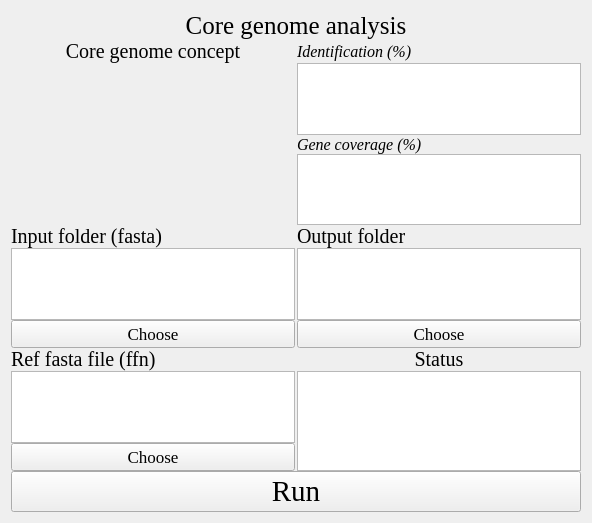
<?xml version="1.0" encoding="UTF-8"?>
<ui version="4.0">
 <class>Form</class>
 <widget class="QWidget" name="Form">
  <property name="geometry">
   <rect>
    <x>0</x>
    <y>0</y>
    <width>592</width>
    <height>523</height>
   </rect>
  </property>
  <property name="windowTitle">
   <string>Form</string>
  </property>
  <property name="styleSheet">
   <string notr="true">background-image: url(D:/tools/Pycharm/pyqt/logo/green_back.png);</string>
  </property>
  <layout class="QGridLayout" name="gridLayout_2">
   <item row="0" column="0">
    <layout class="QGridLayout" name="gridLayout">
     <property name="horizontalSpacing">
      <number>2</number>
     </property>
     <property name="verticalSpacing">
      <number>0</number>
     </property>
     <item row="1" column="0">
      <widget class="QLabel" name="label_7">
       <property name="font">
        <font>
         <family>Times New Roman</family>
         <pointsize>15</pointsize>
        </font>
       </property>
       <property name="text">
        <string>Core genome concept</string>
       </property>
       <property name="alignment">
        <set>Qt::AlignCenter</set>
       </property>
      </widget>
     </item>
     <item row="1" column="1">
      <widget class="QLabel" name="label_8">
       <property name="font">
        <font>
         <family>Times New Roman</family>
         <pointsize>12</pointsize>
         <italic>true</italic>
        </font>
       </property>
       <property name="text">
        <string>Identification (%)</string>
       </property>
       <property name="alignment">
        <set>Qt::AlignLeading|Qt::AlignLeft|Qt::AlignVCenter</set>
       </property>
      </widget>
     </item>
     <item row="13" column="0">
      <widget class="QPushButton" name="pushButton_4">
       <property name="font">
        <font>
         <family>Times New Roman</family>
         <pointsize>13</pointsize>
        </font>
       </property>
       <property name="text">
        <string>Choose</string>
       </property>
      </widget>
     </item>
     <item row="9" column="1">
      <widget class="QPushButton" name="pushButton_3">
       <property name="font">
        <font>
         <family>Times New Roman</family>
         <pointsize>13</pointsize>
        </font>
       </property>
       <property name="text">
        <string>Choose</string>
       </property>
      </widget>
     </item>
     <item row="10" column="0">
      <widget class="QLabel" name="label_5">
       <property name="font">
        <font>
         <family>Times New Roman</family>
         <pointsize>15</pointsize>
        </font>
       </property>
       <property name="text">
        <string>Ref fasta file (ffn)</string>
       </property>
       <property name="alignment">
        <set>Qt::AlignLeading|Qt::AlignLeft|Qt::AlignVCenter</set>
       </property>
      </widget>
     </item>
     <item row="6" column="1">
      <widget class="QTextEdit" name="textEdit_2">
       <property name="styleSheet">
        <string notr="true">background-image: url(D:/Documents/Desktop/white.png)</string>
       </property>
      </widget>
     </item>
     <item row="5" column="1">
      <widget class="QLabel" name="label_9">
       <property name="font">
        <font>
         <family>Times New Roman</family>
         <pointsize>12</pointsize>
         <italic>true</italic>
        </font>
       </property>
       <property name="text">
        <string>Gene coverage (%)</string>
       </property>
       <property name="alignment">
        <set>Qt::AlignLeading|Qt::AlignLeft|Qt::AlignVCenter</set>
       </property>
      </widget>
     </item>
     <item row="7" column="1">
      <widget class="QLabel" name="label_3">
       <property name="font">
        <font>
         <family>Times New Roman</family>
         <pointsize>15</pointsize>
        </font>
       </property>
       <property name="text">
        <string>Output folder</string>
       </property>
       <property name="alignment">
        <set>Qt::AlignLeading|Qt::AlignLeft|Qt::AlignVCenter</set>
       </property>
      </widget>
     </item>
     <item row="8" column="1">
      <widget class="QTextBrowser" name="textBrowser_3">
       <property name="styleSheet">
        <string notr="true">background-image: url(D:/Documents/Desktop/white.png)</string>
       </property>
      </widget>
     </item>
     <item row="7" column="0">
      <widget class="QLabel" name="label_2">
       <property name="font">
        <font>
         <family>Times New Roman</family>
         <pointsize>15</pointsize>
        </font>
       </property>
       <property name="text">
        <string>Input folder (fasta)</string>
       </property>
       <property name="alignment">
        <set>Qt::AlignLeading|Qt::AlignLeft|Qt::AlignVCenter</set>
       </property>
      </widget>
     </item>
     <item row="10" column="1">
      <widget class="QLabel" name="label_4">
       <property name="font">
        <font>
         <family>Times New Roman</family>
         <pointsize>15</pointsize>
        </font>
       </property>
       <property name="text">
        <string>Status</string>
       </property>
       <property name="alignment">
        <set>Qt::AlignCenter</set>
       </property>
      </widget>
     </item>
     <item row="8" column="0">
      <widget class="QTextBrowser" name="textBrowser_2">
       <property name="styleSheet">
        <string notr="true">background-image: url(D:/Documents/Desktop/white.png)</string>
       </property>
      </widget>
     </item>
     <item row="0" column="0" colspan="2">
      <widget class="QLabel" name="label">
       <property name="font">
        <font>
         <family>Times New Roman</family>
         <pointsize>19</pointsize>
        </font>
       </property>
       <property name="text">
        <string>Core genome analysis</string>
       </property>
       <property name="alignment">
        <set>Qt::AlignCenter</set>
       </property>
      </widget>
     </item>
     <item row="12" column="1" rowspan="2">
      <widget class="QTextBrowser" name="textBrowser">
       <property name="styleSheet">
        <string notr="true">background-image: url(D:/Documents/Desktop/white.png)</string>
       </property>
      </widget>
     </item>
     <item row="12" column="0">
      <widget class="QTextBrowser" name="textBrowser_4">
       <property name="styleSheet">
        <string notr="true">background-image: url(D:/Documents/Desktop/white.png)</string>
       </property>
      </widget>
     </item>
     <item row="9" column="0">
      <widget class="QPushButton" name="pushButton_2">
       <property name="font">
        <font>
         <family>Times New Roman</family>
         <pointsize>13</pointsize>
        </font>
       </property>
       <property name="text">
        <string>Choose</string>
       </property>
      </widget>
     </item>
     <item row="2" column="1">
      <widget class="QTextEdit" name="textEdit">
       <property name="styleSheet">
        <string notr="true">background-image: url(D:/Documents/Desktop/white.png)</string>
       </property>
      </widget>
     </item>
     <item row="2" column="0" rowspan="5">
      <widget class="QLabel" name="label_6">
       <property name="text">
        <string/>
       </property>
       <property name="textFormat">
        <enum>Qt::AutoText</enum>
       </property>
       <property name="pixmap">
        <pixmap>logo/core.png</pixmap>
       </property>
       <property name="scaledContents">
        <bool>true</bool>
       </property>
       <property name="wordWrap">
        <bool>false</bool>
       </property>
      </widget>
     </item>
     <item row="23" column="0" colspan="2">
      <widget class="QPushButton" name="pushButton">
       <property name="font">
        <font>
         <family>Times New Roman</family>
         <pointsize>22</pointsize>
        </font>
       </property>
       <property name="styleSheet">
        <string notr="true">background-image: url(D:/Documents/Desktop/white.png)</string>
       </property>
       <property name="text">
        <string>Run</string>
       </property>
      </widget>
     </item>
    </layout>
   </item>
  </layout>
 </widget>
 <resources/>
 <connections/>
</ui>
